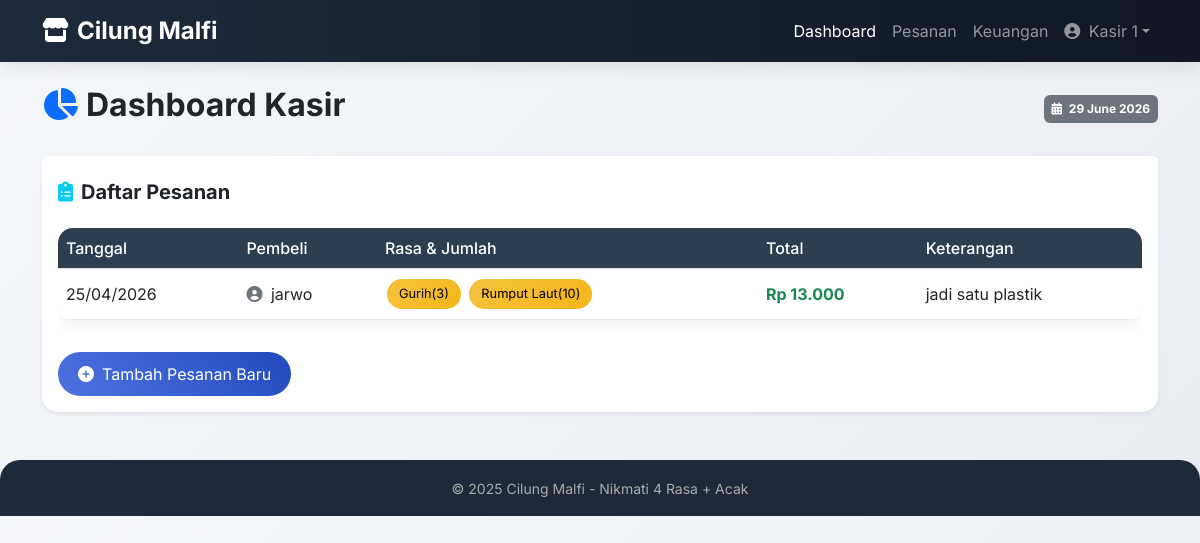
Page /index.php (signed in) on the committed database.
### tables this page shows
CREATE TABLE `pesanan` (
  `id` int(11) NOT NULL,
  `tanggal` date NOT NULL,
  `nama_pembeli` varchar(100) NOT NULL,
  `user_id` int(11) DEFAULT NULL,
  `total_harga` decimal(10,2) NOT NULL,
  `keterangan` text DEFAULT NULL
);

### index.php (the view, shortened to what this page needs)
<?php
include 'config.php';
$nama_user = $_SESSION['nama_lengkap'];
$user_id = $_SESSION['user_id'];
$role = $_SESSION['role'];
if ($role == 'admin') {
    $query = "SELECT p.*,
              (SELECT GROUP_CONCAT(CONCAT(d.rasa, '(', d.jumlah_porsi, ')') SEPARATOR ', ')
               FROM detail_pesanan d WHERE d.pesanan_id = p.id) AS daftar_rasa
              FROM pesanan p ORDER BY p.tanggal DESC, p.id DESC";
} else {
    $query = "SELECT p.*,
              (SELECT GROUP_CONCAT(CONCAT(d.rasa, '(', d.jumlah_porsi, ')') SEPARATOR ', ')
               FROM detail_pesanan d WHERE d.pesanan_id = p.id) AS daftar_rasa
              FROM pesanan p WHERE p.user_id = $user_id ORDER BY p.tanggal DESC, p.id DESC";
}
$pesanan = $conn->query($query);
?>
<!DOCTYPE html>
<html lang="id">
<head>
    <link href="https://cdn.jsdelivr.net/npm/bootstrap@5.3.0/dist/css/bootstrap.min.css" rel="stylesheet">
    <link rel="stylesheet" href="https://cdnjs.cloudflare.com/ajax/libs/font-awesome/6.0.0/css/all.min.css">
</head>
<body>
<nav class="navbar navbar-expand-lg navbar-custom navbar-dark">
    <div class="container">
        <a class="navbar-brand" href="index.php"><i class="fas fa-store me-2"></i>Cilung Malfi</a>
        <div class="collapse navbar-collapse" id="navbarNav">
            <ul class="navbar-nav ms-auto">
                <li class="nav-item"><a class="nav-link active" href="index.php">Dashboard</a></li>
                <li class="nav-item"><a class="nav-link" href="pesanan.php">Pesanan</a></li>
                <li class="nav-item"><a class="nav-link" href="keuangan.php">Keuangan</a></li>
                <li class="nav-item dropdown">
                    <a class="nav-link dropdown-toggle" href="#" data-bs-toggle="dropdown"><i class="fas fa-user-circle me-1"></i> <?= htmlspecialchars($nama_user) ?></a>
                </li>
            </ul>
        </div>
    </div>
</nav>
<div class="container mt-4">
    <div class="d-flex justify-content-between align-items-center mb-4">
        <h2 class="fw-bold"><i class="fas fa-chart-pie me-2 text-primary"></i>Dashboard <?= ($role == 'admin') ? 'Owner' : 'Kasir' ?></h2>
        <span class="badge bg-secondary p-2"><i class="fas fa-calendar-alt me-1"></i> <?= date('d F Y') ?></span>
    </div>
    <div class="card shadow-sm rounded-4 border-0">
        <div class="card-header bg-white border-0 pt-4 pb-0">
            <h5 class="fw-bold"><i class="fas fa-clipboard-list text-info me-2"></i>Daftar Pesanan</h5>
        </div>
        <div class="card-body">
            <div class="table-responsive">
                <table class="table table-custom table-hover align-middle">
                    <thead>
                        <tr><th>Tanggal</th><th>Pembeli</th><th>Rasa & Jumlah</th><th>Total</th><th>Keterangan</th><?php if($role=='admin') echo '<th>Aksi</th>'; ?></tr>
                    </thead>
                    <tbody>
                        <?php if($pesanan->num_rows == 0): ?>
                        <tr><td colspan="<?= ($role=='admin')?6:5 ?>" class="text-center text-muted py-4">Belum ada pesanan</td></tr>
                        <?php else: while($row = $pesanan->fetch_assoc()): ?>
                        <tr>
                            <td><?= date('d/m/Y', strtotime($row['tanggal'])) ?></td>
                            <td><i class="fas fa-user-circle text-secondary me-1"></i> <?= htmlspecialchars($row['nama_pembeli']) ?></td>
                            <td><?php $rasa_list = explode(', ', $row['daftar_rasa']); foreach($rasa_list as $r) echo "<span class='badge-rasa'>$r</span> "; ?></td>
                            <td class="fw-bold text-success">Rp <?= number_format($row['total_harga'],0,',','.') ?></td>
                            <td><?= htmlspecialchars($row['keterangan']) ?: '-' ?></td>
                        </tr>
                        <?php endwhile; endif; ?>
                    </tbody>
                </table>
            </div>
            <div class="mt-3"><a href="pesanan.php" class="btn btn-primary-custom text-white"><i class="fas fa-plus-circle me-2"></i>Tambah Pesanan Baru</a></div>
        </div>
    </div>
</div>
<div class="footer text-center py-3 mt-5"><small>&copy; 2025 Cilung Malfi - Nikmati 4 Rasa + Acak</small></div>
</body>
</html>

### index.php (style rules this page uses)
* { font-family:'Inter',sans-serif; }
body { background:linear-gradient(135deg,#f5f7fa 0%,#e9edf2 100%); }
.navbar-custom { background:linear-gradient(90deg,#1e2a3a,#0f1724);box-shadow:0 4px 20px rgba(0,0,0,0.1); }
.navbar-brand { font-weight:700;font-size:1.5rem; }
.table-custom { border-radius:15px;overflow:hidden;box-shadow:0 5px 15px rgba(0,0,0,0.05); }
.table-custom th { background-color:#2c3e50;color:white;font-weight:500; }
.badge-rasa { background:linear-gradient(135deg,#f6c23e,#f4b619);color:#000;border-radius:30px;padding:5px 12px;font-size:0.8rem;margin:2px;display:inline-block; }
.footer { background:#1e2a3a;color:#aaa;border-radius:20px 20px 0 0;margin-top:50px; }
.btn-primary-custom { background:linear-gradient(45deg,#4e73df,#224abe);border:none;border-radius:50px;padding:10px 20px;transition:0.3s; }

### rows in the picture
pesanan: tanggal "25/04/2026", nama_pembeli "jarwo", r "Gurih(3)", r "Rumput Laut(10)", total_harga "13.000", keterangan "jadi satu plastik"

### other values in the picture
$nama_user "Kasir 1"
